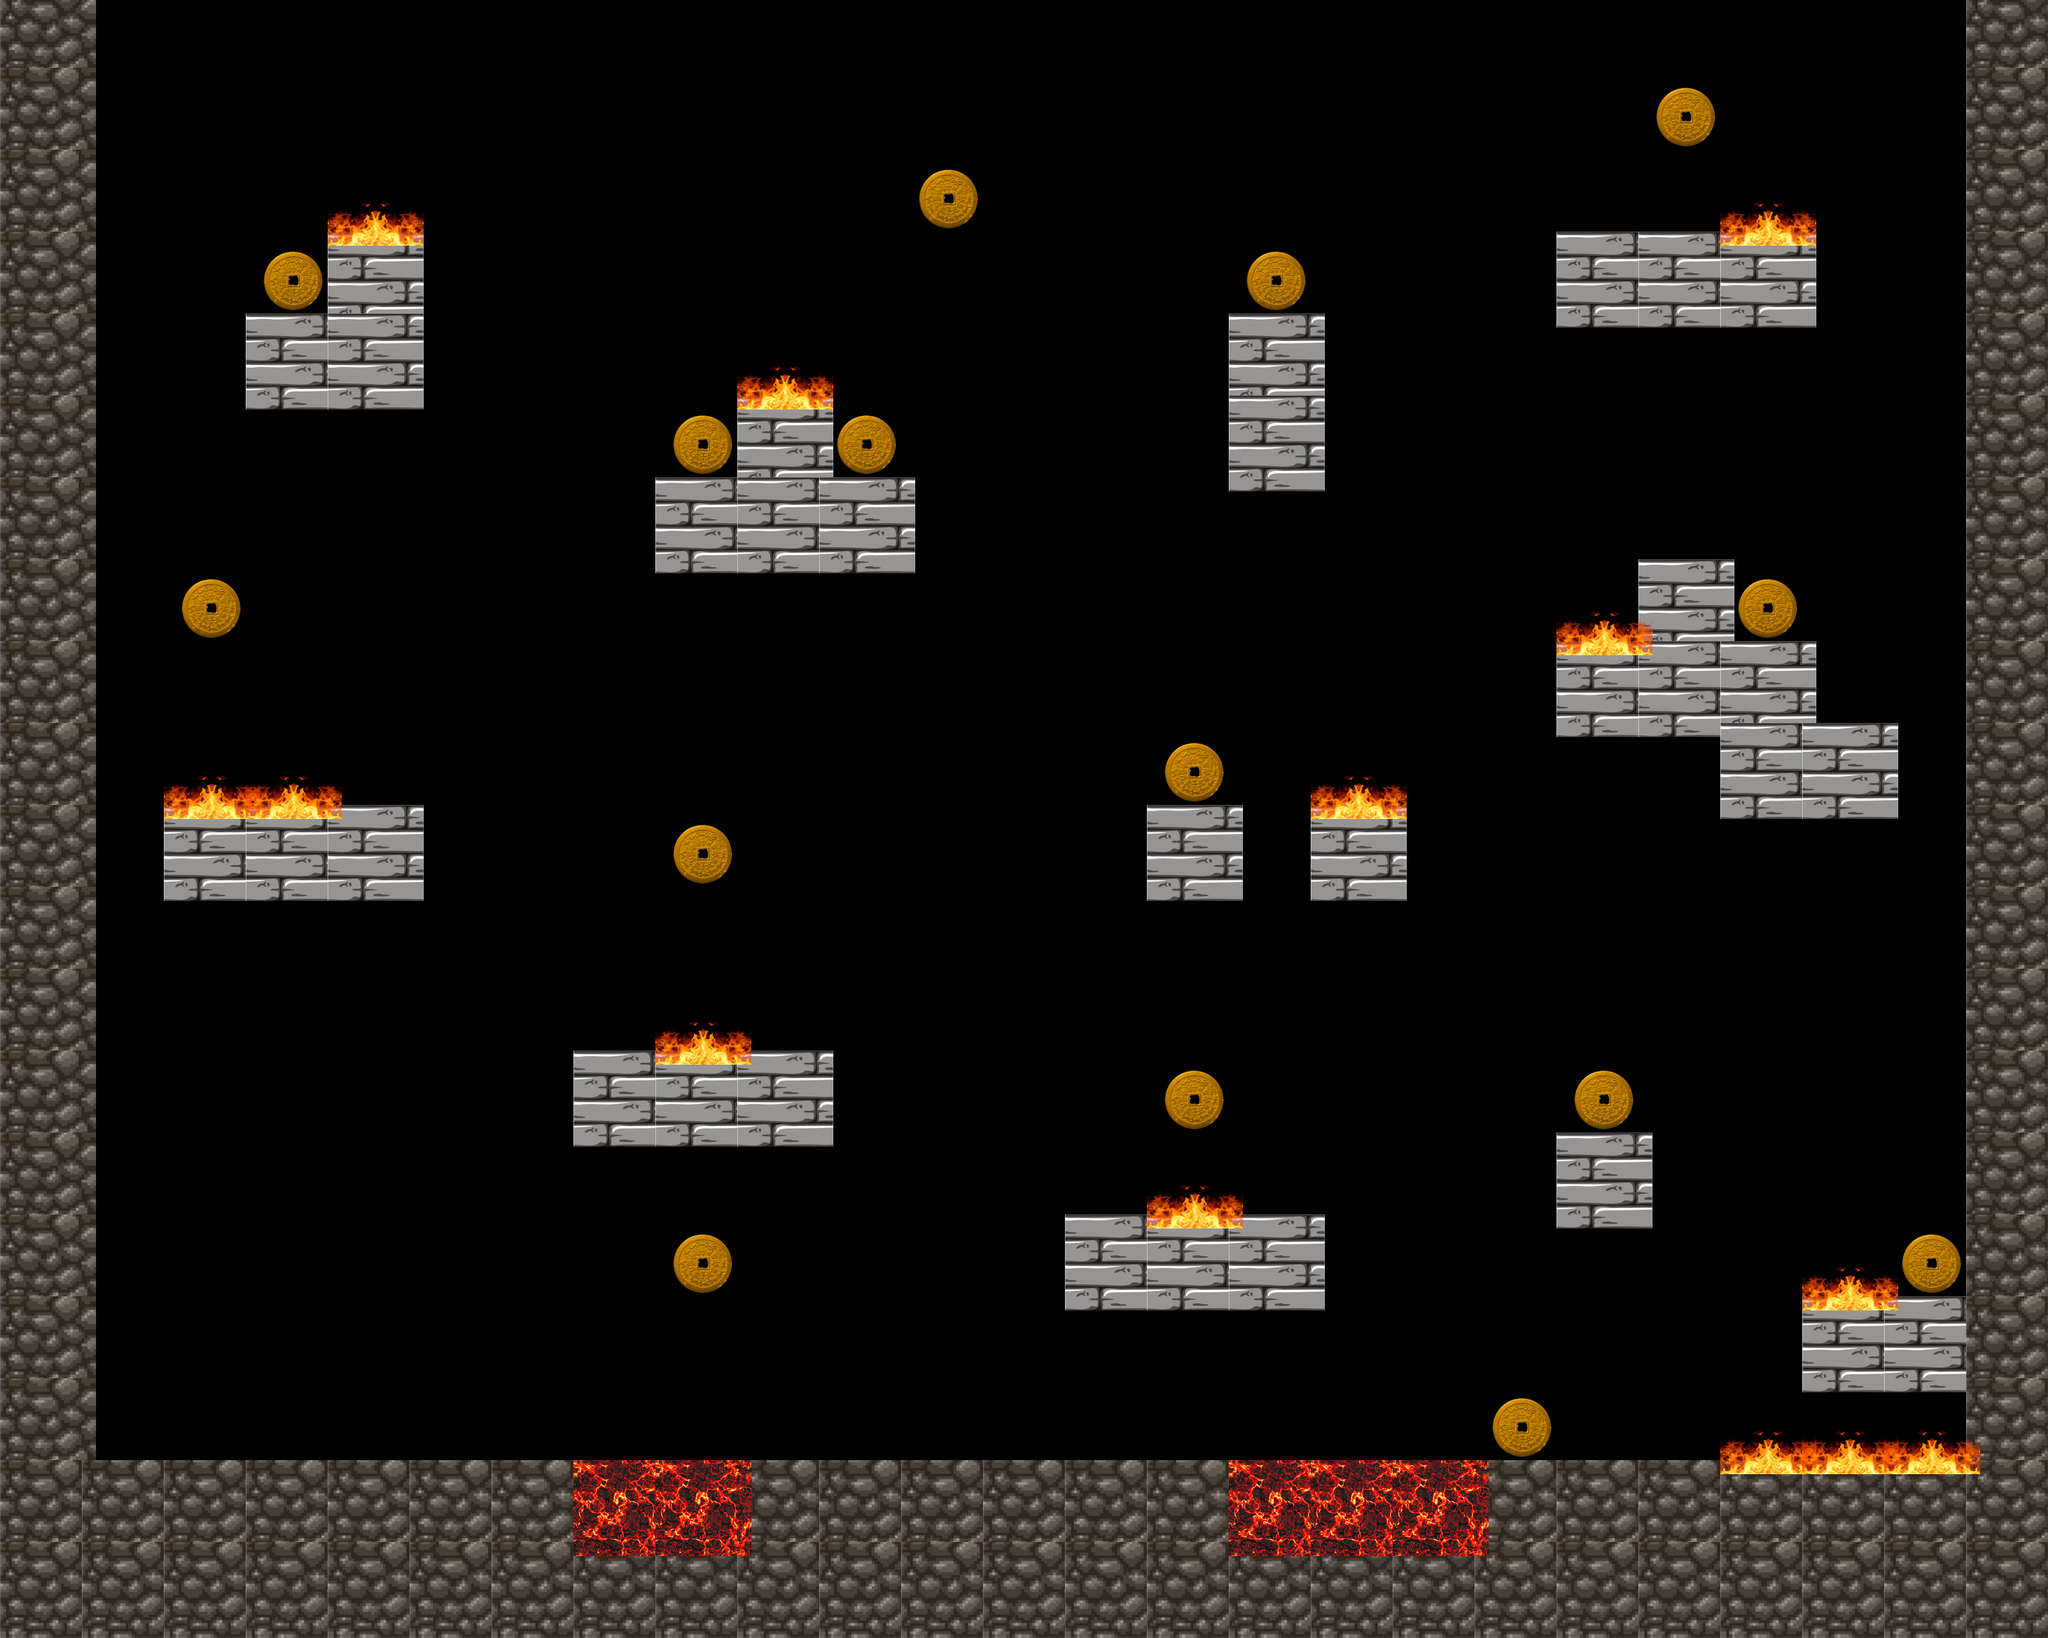

A 2D game scene composited from a Tiled map and its tileset images. What follows is a short description and the map's XML, with each tile layer's data collapsed to a summary:
An orthogonal 25x20 tile map with 128x128 px tiles, 3 tile layers (Platforms, Don't Touch, Coins).

<map version="1.5" tiledversion="1.6.0" orientation="orthogonal" renderorder="right-down" width="25" height="20" tilewidth="128" tileheight="128" infinite="0" nextlayerid="4" nextobjectid="1">
 <tileset firstgid="1" name="tiles" tilewidth="150" tileheight="150" tilecount="5" columns="0">
  <grid orientation="orthogonal" width="1" height="1" />
  <tile id="0">
   <image width="150" height="150" source="../images/textures/block2.png" />
  </tile>
  <tile id="1">
   <image width="150" height="150" source="../images/textures/block3.png" />
  </tile>
  <tile id="2">
   <image width="150" height="150" source="../images/textures/coin.png" />
  </tile>
  <tile id="4">
   <image width="150" height="150" source="../images/textures/magma.png" />
  </tile>
  <tile id="5">
   <image width="150" height="94" source="../images/textures/fire.png" />
  </tile>
 </tileset>
 <layer id="1" name="Platforms" width="25" height="20">
  <data>[500 cells, 113 non-empty, 2 distinct tile ids]</data>
 </layer>
 <layer id="3" name="Don't Touch" width="25" height="20">
  <data>[500 cells, 18 non-empty, 2 distinct tile ids]</data>
 </layer>
 <layer id="2" name="Coins" width="25" height="20">
  <data>[500 cells, 15 non-empty, 1 distinct tile ids]</data>
 </layer>
</map>